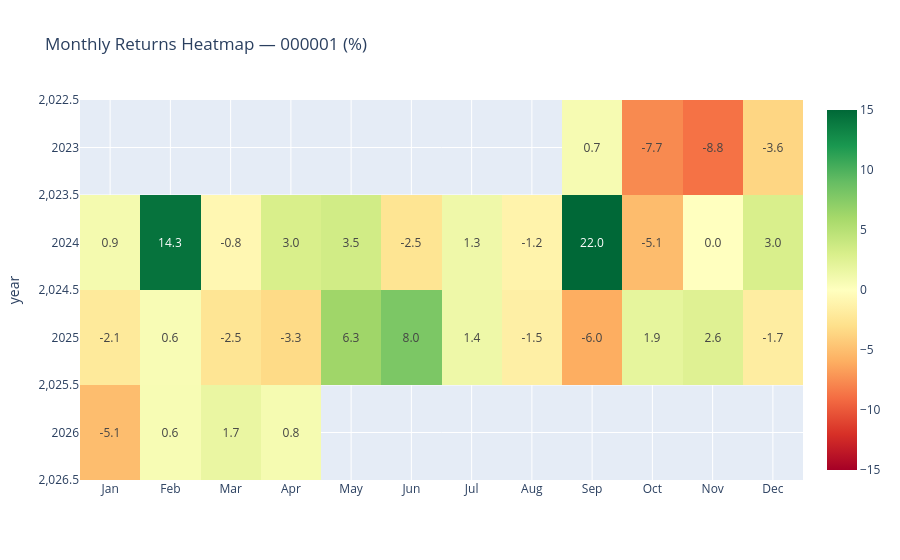

The code cell stored with this chart in its notebook:
### Markdown cell above
### 6.7 Monthly Returns Heatmap

### Code cell
def monthly_heatmap(prices_series, ticker_name):
    r = prices_series.resample('ME').last().pct_change().dropna() * 100
    df = pd.DataFrame({'year': r.index.year, 'month': r.index.month, 'ret': r.values})
    pivot = df.pivot_table(index='year', columns='month', values='ret')
    month_names = ['Jan','Feb','Mar','Apr','May','Jun',
                   'Jul','Aug','Sep','Oct','Nov','Dec']
    pivot.columns = [month_names[m-1] for m in pivot.columns]
    fig = px.imshow(pivot, text_auto='.1f', color_continuous_scale='RdYlGn',
                    zmin=-15, zmax=15,
                    title=f'Monthly Returns Heatmap — {ticker_name} (%)')
    fig.show()

monthly_heatmap(prices['000001'], '000001')

### Figure 1 — Plotly figure (JSON) as saved in the notebook; plotly's stock layout.template omitted (floating-point values rounded to 4 significant figures)
{"data": [{"coloraxis": "coloraxis", "hovertemplate": "x: %{x}<br>year: %{y}<br>color: %{z}<extra></extra>", "name": "0", "texttemplate": "%{z:.1f}", "type": "heatmap", "x": ["Jan", "Feb", "Mar", "Apr", "May", "Jun", "Jul", "Aug", "Sep", "Oct", "Nov", "Dec"], "xaxis": "x", "y": [2023, 2024, 2025, 2026], "yaxis": "y", "z": [[null, null, null, null, null, null, null, null, 0.7317, -7.679, -8.767, -3.573], [0.8943, 14.31, -0.7755, 3.014, 3.468, -2.524, 1.289, -1.167, 22.01, -5.138, 0, 2.968], [-2.072, 0.5519, -2.47, -3.283, 6.303, 7.955, 1.352, -1.501, -6.01, 1.945, 2.562, -1.723], [-5.083, 0.6464, 1.651, 0.8123, null, null, null, null, null, null, null, null]]}], "layout": {"coloraxis": {"cmax": 15, "cmin": -15, "colorscale": [[0, "rgb(165,0,38)"], [0.1, "rgb(215,48,39)"], [0.2, "rgb(244,109,67)"], [0.3, "rgb(253,174,97)"], [0.4, "rgb(254,224,139)"], [0.5, "rgb(255,255,191)"], [0.6, "rgb(217,239,139)"], [0.7, "rgb(166,217,106)"], [0.8, "rgb(102,189,99)"], [0.9, "rgb(26,152,80)"], [1, "rgb(0,104,55)"]]}, "title": {"text": "Monthly Returns Heatmap — 000001 (%)"}, "xaxis": {"anchor": "y", "constrain": "domain", "domain": [0, 1], "scaleanchor": "y"}, "yaxis": {"anchor": "x", "autorange": "reversed", "constrain": "domain", "domain": [0, 1], "title": {"text": "year"}}}}
